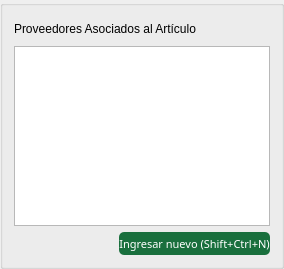
        <widget class="QGroupBox" name="box_proveedores">
         <property name="styleSheet">
          <string notr="true">#box_proveedores{
	background-color: #F2F6FD;
	}</string>
         </property>
         <property name="title">
          <string/>
         </property>
         <layout class="QVBoxLayout" name="layout_proveedores" stretch="10,80,10">
          <item>
           <widget class="QLabel" name="label_2">
            <property name="sizePolicy">
             <sizepolicy hsizetype="Expanding" vsizetype="Expanding">
              <horstretch>0</horstretch>
              <verstretch>0</verstretch>
             </sizepolicy>
            </property>
            <property name="text">
             <string>Proveedores Asociados al Artículo</string>
            </property>
           </widget>
          </item>
          <item>
           <widget class="QTableView" name="tbl_proveedores">
            <property name="tabKeyNavigation">
             <bool>false</bool>
            </property>
           </widget>
          </item>
          <item>
           <layout class="QHBoxLayout" name="layout_prov_botones">
            <item>
             <spacer name="horizontalSpacer_2">
              <property name="orientation">
               <enum>Qt::Horizontal</enum>
              </property>
              <property name="sizeHint" stdset="0">
               <size>
                <width>40</width>
                <height>20</height>
               </size>
              </property>
             </spacer>
            </item>
            <item>
             <widget class="QPushButton" name="btn_nuevo_prov">
              <property name="sizePolicy">
               <sizepolicy hsizetype="Expanding" vsizetype="Expanding">
                <horstretch>0</horstretch>
                <verstretch>0</verstretch>
               </sizepolicy>
              </property>
              <property name="font">
               <font>
                <family>Ariall</family>
                <pointsize>-1</pointsize>
               </font>
              </property>
              <property name="styleSheet">
               <string notr="true">/*Estilos para el botón*/

#btn_nuevo_prov{
	background-color: #196F3D;
	color: #ffffff;
	font-family: 'Ariall';
	font-size: 11px;
	border-radius: 5px;
	}

#btn_nuevo_prov:hover{
	background-color: #04B431;
	}
</string>
              </property>
              <property name="text">
               <string>Ingresar nuevo (Shift+Ctrl+N)</string>
              </property>
              <property name="icon">
               <iconset>
                <normaloff>../ico/add_to_database.ico</normaloff>../ico/add_to_database.ico</iconset>
              </property>
              <property name="iconSize">
               <size>
                <width>40</width>
                <height>40</height>
               </size>
              </property>
              <property name="shortcut">
               <string>Ctrl+Shift+N</string>
              </property>
             </widget>
            </item>
           </layout>
          </item>
         </layout>
        </widget>
